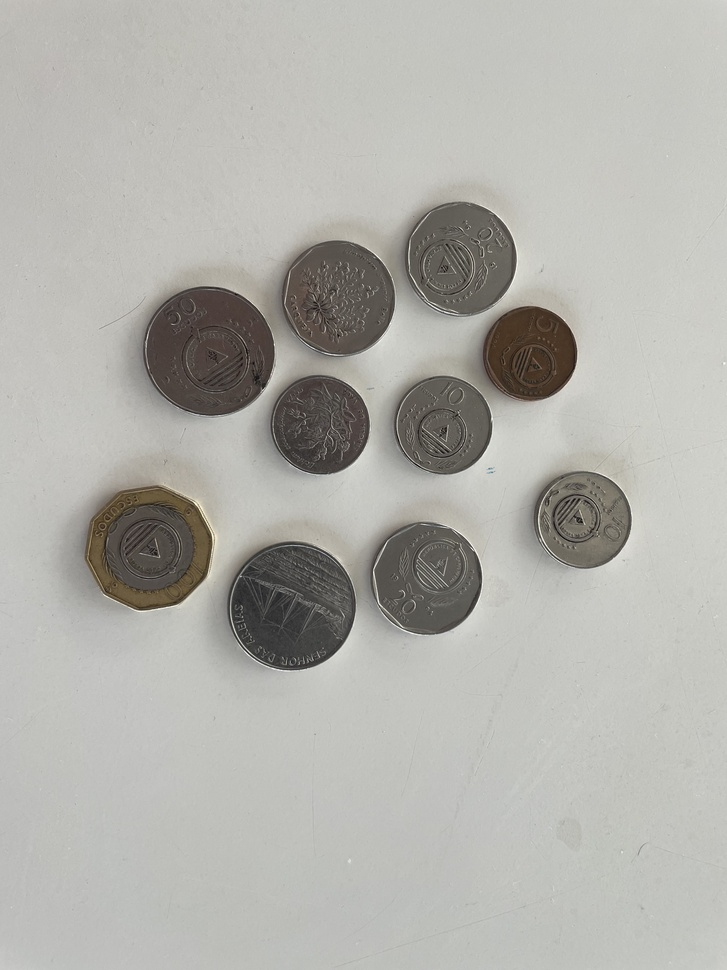
#> input picture kap_verde_coins_close.jpg, 727 x 970 px, shrunk from 3024 x 4032 before the run
$ python main.py
#> lines starting #> are read from the running program, lines starting #| are printed output that depends on the picture; after the words box and inside, x2 and y2 are one past the last pixel; in counts of white or black regions, pixels touching at a corner belong together
### functions.py
import cv2 as cv
import numpy as np


def load_gray_blur_picture(picture):
    """
    Takes the original picture, turns it gray and blurs it
    :param picture: Path of the picture with the Escudo
    :return: blurred picture, original picture
    """
#> called with picture = 'kap_verde_coins_close.jpg'
    # Load image
    img = cv.imread(picture, 1)
#> img is the input picture: shape (970, 727, 3); mean B, G, R 171.4, 176.8, 177.5

    # Create a copy of the image
    img_original = cv.imread(picture, 1)

    # Convert the image to gray scale
    img = cv.cvtColor(img, cv.COLOR_BGR2GRAY)
#> img: shape (970, 727)

    # Blur the image
    img = cv.medianBlur(img, 19)
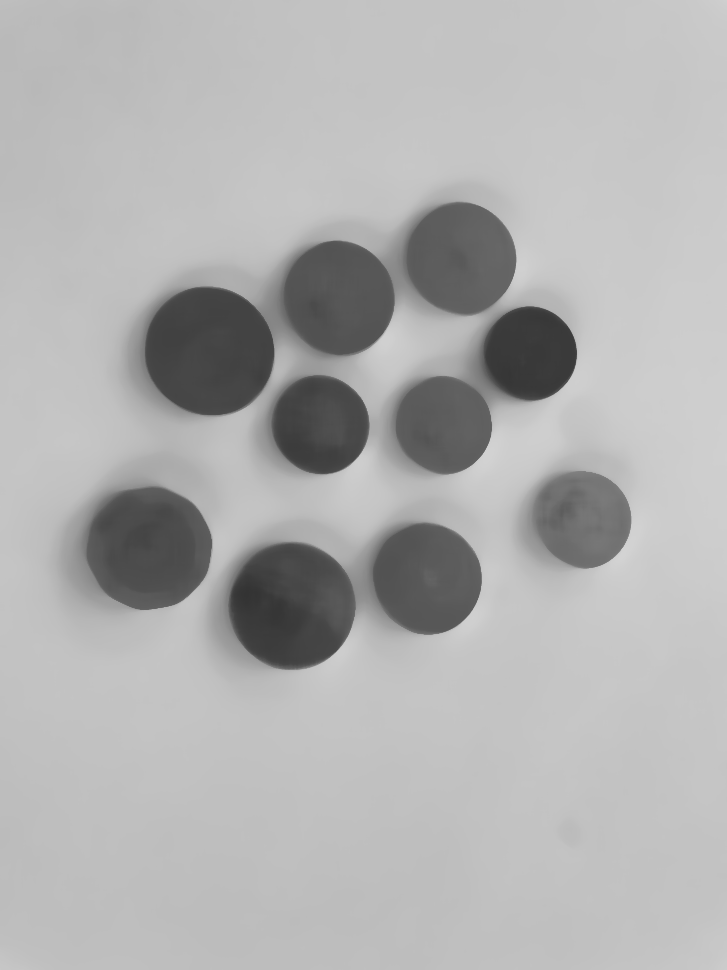
#> img: shape (970, 727); min 51, max 211, mean 176.6

    return img, img_original


def add_numbers_to_coins_ask_user(picture):
    """
    Detects the coins on the picture and adds numbers to them.
    Afterwards the user has to prompt the number of 50 Escudo coin.
    :param picture: Path to original picture
    :return: Dictionary with all relevant information of the coins, blurred picture, original picture
    """
    # Find the circles in the picture
    img, img_original = load_gray_blur_picture(picture)

    # Create a copy
    img_copy = img_original.copy()

    # Find the circles
    circles = cv.HoughCircles(img, cv.HOUGH_GRADIENT, 0.9, 120,
                              param1=50, param2=30, minRadius=60, maxRadius=300)
#> circles = [[149.5, 547.5, 61.8], [208.5, 350.5, 64.1], [293.5, 605.5, 64.1], [344.5, 295.5, 60.7], [426.5, 584.5, 60.3], [355.5, 437.5, 86.3]]

    detected_circles = np.uint16(np.around(circles))
#> detected_circles = [[150, 548, 62], [208, 350, 64], [294, 606, 64], [344, 296, 61], [426, 584, 60], [356, 438, 86]]

    counter = 1
    adjusted_line_factor = 0.70
    dic_coins = {}

    # Draw the circles and name them
    # Create a dictionary with y, x, r, and brightness of all circles
    for (x, y, r) in detected_circles[0]:
        # Draw rectangle inside of the circle
        adjusted_line_length = round(r * adjusted_line_factor)
        x_plus_y_minus = ((x + adjusted_line_length), (y - adjusted_line_length))
        x_plus_y_plus = ((x + adjusted_line_length), (y + adjusted_line_length))
        x_minus_y_plus = ((x - adjusted_line_length), (y + adjusted_line_length))
        x_minus_y_minus = ((x - adjusted_line_length), (y - adjusted_line_length))

        cv.line(img_original, x_plus_y_minus, x_plus_y_plus, (0, 255, 0), 3)
        cv.line(img_original, x_plus_y_plus, x_minus_y_plus, (0, 255, 0), 3)
        cv.line(img_original, x_minus_y_plus, x_minus_y_minus, (0, 255, 0), 3)
        cv.line(img_original, x_minus_y_minus, x_plus_y_minus, (0, 255, 0), 3)

        # Calculate the average brightness inside of the rectangle
        mean_brightness = round(float(np.mean(img[y - adjusted_line_length:y + adjusted_line_length,
                                              x - adjusted_line_length:x + adjusted_line_length])))

        # Draw the circle
        cv.circle(img_original, (x, y), r, (0, 255, 0), 3)
        cv.circle(img_original, (x, y), 2, (136, 8, 8), 3)

        # Add text to the circle
        cv.putText(img_original, f"Coin {counter}", [x + 2, y - 5], cv.FONT_HERSHEY_SIMPLEX, 2.5, (0, 0, 255), 6)

        # Add all relevant information
        dic_coins[str(counter)] = {"x": x, "y": y, "r": r, "mb": mean_brightness}
        counter += 1
#> this loop made 6 passes
#> (x, y, r, adjusted_line_length, x_plus_y_minus, x_plus_y_plus, x_minus_y_plus, x_minus_y_minus) on passes 1 to 6: (150, 548, 62, 43, (193, 505), (193, 591), (107, 591), (107, 505)), (208, 350, 64, 45, (253, 305), (253, 395), (163, 395), (163, 305)), (294, 606, 64, 45, (339, 561), (339, 651), (249, 651), (249, 561)), (344, 296, 61, 43, (387, 253), (387, 339), (301, 339), (301, 253)), (426, 584, 60, 42, (468, 542), (468, 626), (384, 626), (384, 542)), (356, 438, 86, 60, (416, 378), (416, 498), (296, 498), (296, 378))
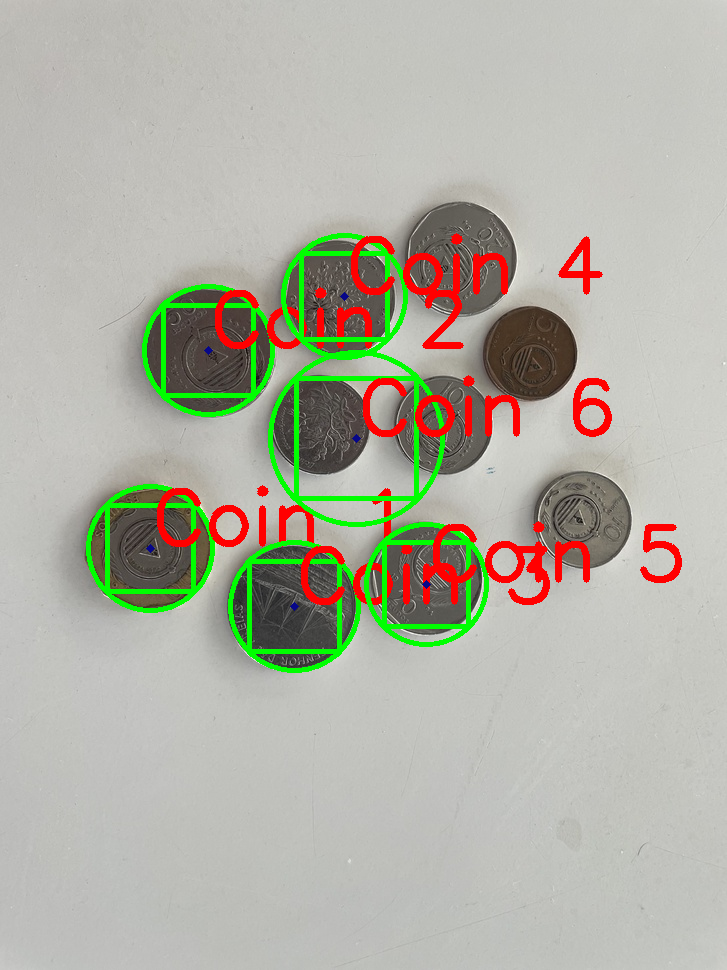
#> img_original: shape (970, 727, 3); 5.94% of pixels changed, all inside (x1, y1, x2, y2) = (86, 233, 682, 673)
#> after the loop, counter = 7; dic_coins = 6 items

    cv.imshow("Image", img_original)
    cv.waitKey(0)
    cv.destroyAllWindows()

    return dic_coins, img_copy, img


def evaluate_escudos(photo_path: str, value_of_one_euro_in_escudo: float):
    """
    Identifies the value of the coins, adds them together and converts them to Euro.
    :param photo_path: Path to the original photo
    :param value_of_one_euro_in_escudo: Exchange Rate Euro -> Escudo as float
    :return: Nothing but show the final picture
    """
    dic_coins, img_copy, img = add_numbers_to_coins_ask_user(photo_path)
#> dic_coins = 6 items

    # Ask the user for the number of the reference '50 Escudos'
#> (the run stopped early here; a loop or call above may not have finished)
